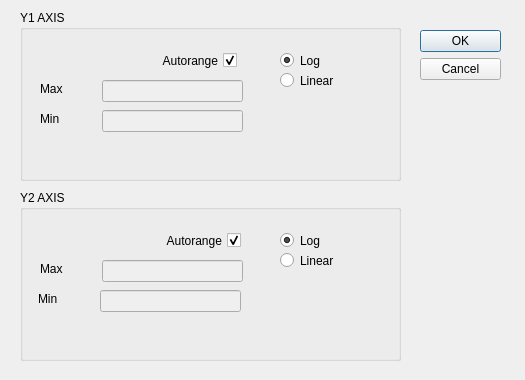
<ui version="4.0" >
 <class>AxesDialog</class>
 <widget class="QDialog" name="AxesDialog" >
  <property name="geometry" >
   <rect>
    <x>0</x>
    <y>0</y>
    <width>525</width>
    <height>380</height>
   </rect>
  </property>
  <property name="minimumSize" >
   <size>
    <width>525</width>
    <height>380</height>
   </size>
  </property>
  <property name="maximumSize" >
   <size>
    <width>525</width>
    <height>380</height>
   </size>
  </property>
  <property name="windowTitle" >
   <string>Set Axes Properties</string>
  </property>
  <widget class="QDialogButtonBox" name="buttonBox" >
   <property name="geometry" >
    <rect>
     <x>420</x>
     <y>30</y>
     <width>81</width>
     <height>331</height>
    </rect>
   </property>
   <property name="orientation" >
    <enum>Qt::Vertical</enum>
   </property>
   <property name="standardButtons" >
    <set>QDialogButtonBox::Cancel|QDialogButtonBox::Ok</set>
   </property>
  </widget>
  <widget class="QGroupBox" name="groupBox" >
   <property name="geometry" >
    <rect>
     <x>20</x>
     <y>10</y>
     <width>381</width>
     <height>171</height>
    </rect>
   </property>
   <property name="title" >
    <string>Y1 AXIS</string>
   </property>
   <widget class="QRadioButton" name="LogRadioButton_1" >
    <property name="geometry" >
     <rect>
      <x>260</x>
      <y>40</y>
      <width>101</width>
      <height>21</height>
     </rect>
    </property>
    <property name="text" >
     <string>Log</string>
    </property>
    <property name="checked" >
     <bool>true</bool>
    </property>
   </widget>
   <widget class="QRadioButton" name="LinRadioButton_1" >
    <property name="geometry" >
     <rect>
      <x>260</x>
      <y>60</y>
      <width>101</width>
      <height>21</height>
     </rect>
    </property>
    <property name="text" >
     <string>Linear</string>
    </property>
   </widget>
   <widget class="QCheckBox" name="AutoRangeCheckBox_1" >
    <property name="geometry" >
     <rect>
      <x>86</x>
      <y>40</y>
      <width>131</width>
      <height>21</height>
     </rect>
    </property>
    <property name="layoutDirection" >
     <enum>Qt::RightToLeft</enum>
    </property>
    <property name="text" >
     <string>Autorange</string>
    </property>
    <property name="checked" >
     <bool>true</bool>
    </property>
   </widget>
   <widget class="QLineEdit" name="MinLineEdit_1" >
    <property name="enabled" >
     <bool>false</bool>
    </property>
    <property name="geometry" >
     <rect>
      <x>82</x>
      <y>100</y>
      <width>141</width>
      <height>22</height>
     </rect>
    </property>
   </widget>
   <widget class="QLineEdit" name="MaxLineEdit_1" >
    <property name="enabled" >
     <bool>false</bool>
    </property>
    <property name="geometry" >
     <rect>
      <x>82</x>
      <y>70</y>
      <width>141</width>
      <height>22</height>
     </rect>
    </property>
   </widget>
   <widget class="QLabel" name="label" >
    <property name="geometry" >
     <rect>
      <x>20</x>
      <y>100</y>
      <width>61</width>
      <height>17</height>
     </rect>
    </property>
    <property name="text" >
     <string>Min</string>
    </property>
   </widget>
   <widget class="QLabel" name="label_2" >
    <property name="geometry" >
     <rect>
      <x>20</x>
      <y>70</y>
      <width>61</width>
      <height>17</height>
     </rect>
    </property>
    <property name="text" >
     <string>Max</string>
    </property>
   </widget>
  </widget>
  <widget class="QGroupBox" name="groupBox_2" >
   <property name="geometry" >
    <rect>
     <x>20</x>
     <y>190</y>
     <width>381</width>
     <height>171</height>
    </rect>
   </property>
   <property name="title" >
    <string>Y2 AXIS</string>
   </property>
   <widget class="QRadioButton" name="LinRadioButton_2" >
    <property name="geometry" >
     <rect>
      <x>260</x>
      <y>60</y>
      <width>101</width>
      <height>21</height>
     </rect>
    </property>
    <property name="text" >
     <string>Linear</string>
    </property>
   </widget>
   <widget class="QLabel" name="label_3" >
    <property name="geometry" >
     <rect>
      <x>18</x>
      <y>100</y>
      <width>61</width>
      <height>17</height>
     </rect>
    </property>
    <property name="text" >
     <string>Min</string>
    </property>
   </widget>
   <widget class="QLineEdit" name="MinLineEdit_2" >
    <property name="enabled" >
     <bool>false</bool>
    </property>
    <property name="geometry" >
     <rect>
      <x>80</x>
      <y>100</y>
      <width>141</width>
      <height>22</height>
     </rect>
    </property>
   </widget>
   <widget class="QRadioButton" name="LogRadioButton_2" >
    <property name="geometry" >
     <rect>
      <x>260</x>
      <y>40</y>
      <width>101</width>
      <height>21</height>
     </rect>
    </property>
    <property name="text" >
     <string>Log</string>
    </property>
    <property name="checked" >
     <bool>true</bool>
    </property>
   </widget>
   <widget class="QLineEdit" name="MaxLineEdit_2" >
    <property name="enabled" >
     <bool>false</bool>
    </property>
    <property name="geometry" >
     <rect>
      <x>82</x>
      <y>70</y>
      <width>141</width>
      <height>22</height>
     </rect>
    </property>
   </widget>
   <widget class="QCheckBox" name="AutoRangeCheckBox_2" >
    <property name="geometry" >
     <rect>
      <x>80</x>
      <y>40</y>
      <width>141</width>
      <height>21</height>
     </rect>
    </property>
    <property name="layoutDirection" >
     <enum>Qt::RightToLeft</enum>
    </property>
    <property name="text" >
     <string>Autorange</string>
    </property>
    <property name="checked" >
     <bool>true</bool>
    </property>
   </widget>
   <widget class="QLabel" name="label_4" >
    <property name="geometry" >
     <rect>
      <x>20</x>
      <y>70</y>
      <width>61</width>
      <height>17</height>
     </rect>
    </property>
    <property name="text" >
     <string>Max</string>
    </property>
   </widget>
  </widget>
 </widget>
 <resources/>
 <connections>
  <connection>
   <sender>buttonBox</sender>
   <signal>accepted()</signal>
   <receiver>AxesDialog</receiver>
   <slot>accept()</slot>
   <hints>
    <hint type="sourcelabel" >
     <x>248</x>
     <y>254</y>
    </hint>
    <hint type="destinationlabel" >
     <x>157</x>
     <y>274</y>
    </hint>
   </hints>
  </connection>
  <connection>
   <sender>buttonBox</sender>
   <signal>rejected()</signal>
   <receiver>AxesDialog</receiver>
   <slot>reject()</slot>
   <hints>
    <hint type="sourcelabel" >
     <x>316</x>
     <y>260</y>
    </hint>
    <hint type="destinationlabel" >
     <x>286</x>
     <y>274</y>
    </hint>
   </hints>
  </connection>
  <connection>
   <sender>AutoRangeCheckBox_1</sender>
   <signal>toggled(bool)</signal>
   <receiver>MaxLineEdit_1</receiver>
   <slot>setDisabled(bool)</slot>
   <hints>
    <hint type="sourcelabel" >
     <x>323</x>
     <y>150</y>
    </hint>
    <hint type="destinationlabel" >
     <x>172</x>
     <y>90</y>
    </hint>
   </hints>
  </connection>
  <connection>
   <sender>AutoRangeCheckBox_1</sender>
   <signal>toggled(bool)</signal>
   <receiver>MinLineEdit_1</receiver>
   <slot>setDisabled(bool)</slot>
   <hints>
    <hint type="sourcelabel" >
     <x>323</x>
     <y>150</y>
    </hint>
    <hint type="destinationlabel" >
     <x>172</x>
     <y>60</y>
    </hint>
   </hints>
  </connection>
  <connection>
   <sender>AutoRangeCheckBox_2</sender>
   <signal>toggled(bool)</signal>
   <receiver>MaxLineEdit_2</receiver>
   <slot>setDisabled(bool)</slot>
   <hints>
    <hint type="sourcelabel" >
     <x>323</x>
     <y>330</y>
    </hint>
    <hint type="destinationlabel" >
     <x>172</x>
     <y>270</y>
    </hint>
   </hints>
  </connection>
  <connection>
   <sender>AutoRangeCheckBox_2</sender>
   <signal>toggled(bool)</signal>
   <receiver>MinLineEdit_2</receiver>
   <slot>setDisabled(bool)</slot>
   <hints>
    <hint type="sourcelabel" >
     <x>323</x>
     <y>330</y>
    </hint>
    <hint type="destinationlabel" >
     <x>172</x>
     <y>240</y>
    </hint>
   </hints>
  </connection>
 </connections>
</ui>
